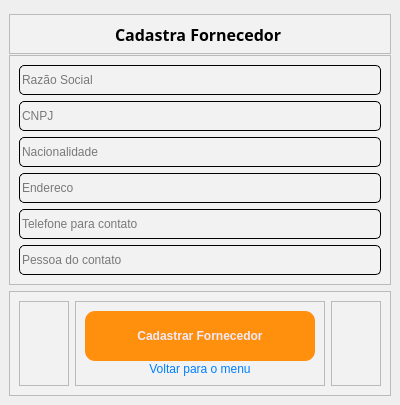
<?xml version="1.0" encoding="UTF-8"?>
<ui version="4.0">
 <class>MainWindow</class>
 <widget class="QMainWindow" name="MainWindow">
  <property name="geometry">
   <rect>
    <x>0</x>
    <y>0</y>
    <width>400</width>
    <height>405</height>
   </rect>
  </property>
  <property name="minimumSize">
   <size>
    <width>400</width>
    <height>400</height>
   </size>
  </property>
  <property name="maximumSize">
   <size>
    <width>400</width>
    <height>405</height>
   </size>
  </property>
  <property name="windowTitle">
   <string>MainWindow</string>
  </property>
  <widget class="QWidget" name="centralwidget">
   <layout class="QVBoxLayout" name="verticalLayout">
    <item>
     <widget class="QFrame" name="login_cabecalho">
      <property name="minimumSize">
       <size>
        <width>0</width>
        <height>40</height>
       </size>
      </property>
      <property name="maximumSize">
       <size>
        <width>16777215</width>
        <height>30</height>
       </size>
      </property>
      <property name="styleSheet">
       <string notr="true">background-color: rgb(242, 242, 243);</string>
      </property>
      <property name="frameShape">
       <enum>QFrame::StyledPanel</enum>
      </property>
      <property name="frameShadow">
       <enum>QFrame::Raised</enum>
      </property>
      <layout class="QHBoxLayout" name="horizontalLayout">
       <item>
        <widget class="QLabel" name="label">
         <property name="minimumSize">
          <size>
           <width>170</width>
           <height>0</height>
          </size>
         </property>
         <property name="maximumSize">
          <size>
           <width>140</width>
           <height>16777215</height>
          </size>
         </property>
         <property name="font">
          <font>
           <family>Noto Sans Georgian</family>
           <pointsize>12</pointsize>
           <weight>75</weight>
           <bold>true</bold>
          </font>
         </property>
         <property name="styleSheet">
          <string notr="true">QLabel{
text-align: center;
}</string>
         </property>
         <property name="text">
          <string>Cadastra Fornecedor</string>
         </property>
        </widget>
       </item>
      </layout>
     </widget>
    </item>
    <item>
     <widget class="QFrame" name="login_conteudo">
      <property name="maximumSize">
       <size>
        <width>16777215</width>
        <height>600</height>
       </size>
      </property>
      <property name="styleSheet">
       <string notr="true">background-color: rgb(242, 242, 243);</string>
      </property>
      <property name="frameShape">
       <enum>QFrame::StyledPanel</enum>
      </property>
      <property name="frameShadow">
       <enum>QFrame::Raised</enum>
      </property>
      <layout class="QVBoxLayout" name="verticalLayout_3">
       <item>
        <widget class="QLineEdit" name="lineEdit_2">
         <property name="minimumSize">
          <size>
           <width>0</width>
           <height>30</height>
          </size>
         </property>
         <property name="styleSheet">
          <string notr="true">border-width: 1px;
border-color: black;
border-style: solid;
display: inline-block;
border-radius: 5px;</string>
         </property>
         <property name="text">
          <string/>
         </property>
         <property name="placeholderText">
          <string>Razão Social</string>
         </property>
        </widget>
       </item>
       <item>
        <widget class="QLineEdit" name="lineEdit">
         <property name="minimumSize">
          <size>
           <width>0</width>
           <height>30</height>
          </size>
         </property>
         <property name="styleSheet">
          <string notr="true">border-width: 1px;
border-color: black;
border-style: solid;
display: inline-block;
border-radius: 5px;</string>
         </property>
         <property name="placeholderText">
          <string>CNPJ</string>
         </property>
        </widget>
       </item>
       <item>
        <widget class="QLineEdit" name="lineEdit_4">
         <property name="minimumSize">
          <size>
           <width>0</width>
           <height>30</height>
          </size>
         </property>
         <property name="styleSheet">
          <string notr="true">border-width: 1px;
border-color: black;
border-style: solid;
display: inline-block;
border-radius: 5px;</string>
         </property>
         <property name="placeholderText">
          <string>Nacionalidade</string>
         </property>
        </widget>
       </item>
       <item>
        <widget class="QLineEdit" name="lineEdit_3">
         <property name="minimumSize">
          <size>
           <width>0</width>
           <height>30</height>
          </size>
         </property>
         <property name="styleSheet">
          <string notr="true">border-width: 1px;
border-color: black;
border-style: solid;
display: inline-block;
border-radius: 5px;</string>
         </property>
         <property name="placeholderText">
          <string>Endereco</string>
         </property>
        </widget>
       </item>
       <item>
        <widget class="QLineEdit" name="lineEdit_6">
         <property name="minimumSize">
          <size>
           <width>0</width>
           <height>30</height>
          </size>
         </property>
         <property name="styleSheet">
          <string notr="true">border-width: 1px;
border-color: black;
border-style: solid;
display: inline-block;
border-radius: 5px;</string>
         </property>
         <property name="placeholderText">
          <string>Telefone para contato</string>
         </property>
        </widget>
       </item>
       <item>
        <widget class="QLineEdit" name="lineEdit_5">
         <property name="minimumSize">
          <size>
           <width>0</width>
           <height>30</height>
          </size>
         </property>
         <property name="styleSheet">
          <string notr="true">border-width: 1px;
border-color: black;
border-style: solid;
display: inline-block;
border-radius: 5px;</string>
         </property>
         <property name="placeholderText">
          <string>Pessoa do contato</string>
         </property>
        </widget>
       </item>
      </layout>
     </widget>
    </item>
    <item>
     <widget class="QFrame" name="login_confirmacao">
      <property name="minimumSize">
       <size>
        <width>0</width>
        <height>105</height>
       </size>
      </property>
      <property name="maximumSize">
       <size>
        <width>16777215</width>
        <height>150</height>
       </size>
      </property>
      <property name="styleSheet">
       <string notr="true">background-color: rgb(242, 242, 243);</string>
      </property>
      <property name="frameShape">
       <enum>QFrame::StyledPanel</enum>
      </property>
      <property name="frameShadow">
       <enum>QFrame::Raised</enum>
      </property>
      <layout class="QHBoxLayout" name="horizontalLayout_3">
       <item>
        <widget class="QFrame" name="frame">
         <property name="frameShape">
          <enum>QFrame::StyledPanel</enum>
         </property>
         <property name="frameShadow">
          <enum>QFrame::Raised</enum>
         </property>
        </widget>
       </item>
       <item>
        <widget class="QFrame" name="frame_2">
         <property name="minimumSize">
          <size>
           <width>250</width>
           <height>0</height>
          </size>
         </property>
         <property name="maximumSize">
          <size>
           <width>230</width>
           <height>16777215</height>
          </size>
         </property>
         <property name="frameShape">
          <enum>QFrame::StyledPanel</enum>
         </property>
         <property name="frameShadow">
          <enum>QFrame::Raised</enum>
         </property>
         <layout class="QVBoxLayout" name="verticalLayout_2">
          <item>
           <widget class="QPushButton" name="pushButton_cadastro_cadastrar">
            <property name="minimumSize">
             <size>
              <width>230</width>
              <height>50</height>
             </size>
            </property>
            <property name="maximumSize">
             <size>
              <width>230</width>
              <height>16777215</height>
             </size>
            </property>
            <property name="font">
             <font>
              <weight>75</weight>
              <bold>true</bold>
             </font>
            </property>
            <property name="cursor">
             <cursorShape>PointingHandCursor</cursorShape>
            </property>
            <property name="styleSheet">
             <string notr="true">QPushButton{
	border-radius: 10px;
	border-image: url(:/Close_Image/cil-x.png);
	background-position: center;
		
	color: rgb(240, 233, 249);
	background-color: rgb(255, 144, 14);
	
}
QPushButton:hover{
	
	
	background-color: rgb(207, 110, 0);
	color: rgb(240, 233, 249);
}
QPushButton:pressed{
	background-color: rgb(35, 35, 35);
	color: rgb(200, 200, 200);
}

</string>
            </property>
            <property name="text">
             <string>Cadastrar Fornecedor</string>
            </property>
           </widget>
          </item>
          <item>
           <widget class="QPushButton" name="pushButton_cadastro_entrar_login">
            <property name="maximumSize">
             <size>
              <width>300</width>
              <height>16777215</height>
             </size>
            </property>
            <property name="cursor">
             <cursorShape>PointingHandCursor</cursorShape>
            </property>
            <property name="styleSheet">
             <string notr="true">QPushButton{
	border-radius: 5px;
	border-image: url(:/Close_Image/cil-x.png);
	background-position: center;
	
	color: rgb(0,127,255);
}


</string>
            </property>
            <property name="text">
             <string>Voltar para o menu</string>
            </property>
           </widget>
          </item>
         </layout>
        </widget>
       </item>
       <item>
        <widget class="QFrame" name="frame_3">
         <property name="frameShape">
          <enum>QFrame::StyledPanel</enum>
         </property>
         <property name="frameShadow">
          <enum>QFrame::Raised</enum>
         </property>
        </widget>
       </item>
      </layout>
     </widget>
    </item>
   </layout>
  </widget>
 </widget>
 <resources/>
 <connections/>
</ui>
